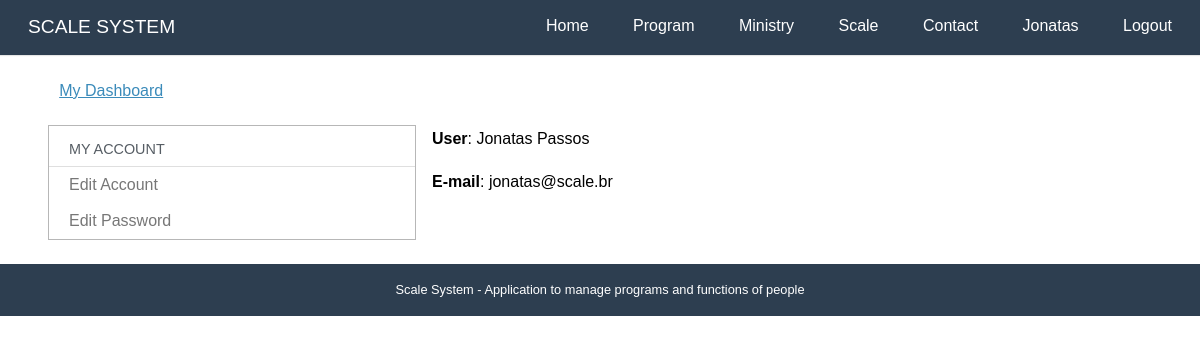
/conta/ (signed in), run on the app's committed database.
### accounts/models.py (models this page shows, shortened)
class User(AbstractBaseUser, PermissionsMixin):
    username = models.CharField(_('User Name'), max_length=30, unique=True,
        validators = [validators.RegexValidator(re.compile('^[\w.@+-]+$'),
            'O nome de usuário não pode conter letras, digitos ou os seguintes caracteres: @/./+/-/+')])
    email = models.EmailField(_('E-mail'), unique=True)
    name = models.CharField(_('Name'), max_length=100, blank=True)
    telefone = PhoneNumberField(_("Telegram Phone Number"), blank=True)
    name_telegram = models.SlugField(_("Telegram User Name"), blank=True)
    id_telegram = models.SlugField(_("Telegram ID"), blank=True)
    is_active = models.BooleanField(_('Is Active?'), blank=True, default=True)
    is_staff = models.BooleanField(_('Is Staff?'), blank=True, default=False)
    date_joined = models.DateTimeField(_('Entry date'), auto_now_add = True)
    first_access = models.BooleanField(_('Already logged in?'), blank=True, default=False)
    objects = UserManager()
    USERNAME_FIELD  = 'username'
    REQUIRED_FIELDS = ['email']
    def __str__(self):
        return self.name or self.username
    def get_full_name(self):
        return str(self)
    def get_first_name(self):
        return self.get_full_name().split()[0]
    class Meta:
        verbose_name= 'Usuário'
        verbose_name_plural = 'Usuários'
        ordering = ['username']

### accounts/views.py (the view)
# urls.py: path('', views.dashboard,  name='dashboard'),
@login_required
def dashboard(request):
    template_name = 'accounts/dashboard.html'
    return render(request, template_name)

### core/templatetags/call_method.py (called while the page is built)
@register.filter(name='has_group')
def has_group(user, group_name):
    return user.groups.filter(name=group_name).exists()

@register.filter(name='has_ministry')
def has_ministry(user):
    if my_engaged(user) or my_ministries(user):
        return True
    return False

### ministries/utils.py (called while the page is built)
def my_engaged(user):
    def m(x):
        return [x.ministry]
    def r(x,a):
        if x[0] and x[0] not in a:
            a.append(x[0])
        return a
    functions = list(Function.objects.filter(people = user))
    prog = ProgramTime.objects.filter(person = user)
    for pg in prog:
        functions.append(pg.function)
    if functions:
        return reduce(r,map(m,functions))
    else:
        return []

### accounts/templates/accounts/dashboard.html
{% extends "base.html" %}
{% load i18n %}
{% block content %}
<div class="pure-g-r content-ribbon">
    <div class="pure-u-1">
        <ul class="breadcrumb">
            {% block breadcrumb %}
            <li><a href="{% url 'accounts:dashboard' %}">{% translate "My Dashboard" %} </a></li>
            {% endblock %}
        </ul>
    </div>
    <div class="pure-u-1-3">
        <div class="pure-menu pure-menu-open">
            <a class="pure-menu-heading">{% translate "My Account" %}</a>
            <ul>
                <li><a href="{% url 'accounts:edit' %}">{% translate "Edit Account" %}</a></li>
                <li><a href="{% url 'accounts:edit_password' %}">{% translate "Edit Password" %}</a></li>
            </ul>
        </div>
    </div>
    <div class="pure-u-2-3">
        <div class="inner">
            {% block dashboard_content %}
            <p><strong>{% translate "User" %}</strong>: {{ user }}</p>
            <p><strong>{% translate "E-mail" %}</strong>: {{ user.email }}</p>
            {% endblock %}
        </div>
    </div>
</div>
{% endblock %}

### core/templates/base.html (shortened to what this page needs)
<!doctype html>
{% load static %}
{% load i18n call_method%}
<html lang="en">
<head>
    <link rel="stylesheet" href="{% static 'core/css/pure-min.css' %}">
    <link rel="stylesheet" href="{% static 'core/css/styles.css' %}" />
</head>
<body>
    <div class="header">
        <div class="home-menu pure-menu pure-menu-open pure-menu-horizontal pure-menu-fixed">
            <a class="pure-menu-heading" href="{% url 'core:home' %}">{% translate "SCALE SYSTEM"%}</a>
            <ul>
                <li class="pure-menu-selected"><a href="{% url 'core:home' %}">{% translate "Home" %}</a></li>
                <li><a href="{% url 'programs:dashboard' %}">{% translate "Program" %}</a></li>
                {% if user.is_authenticated %}
                <li><a href="{% url 'ministries:dashboard' %}">{% translate "Ministry" %}</a></li>
                {% if user|has_ministry %}
                <li><a href="{% url 'scales:dashboard' %}">{% translate "Scale" %}</a></li>
                {% endif %}
                {% endif %}
                <li><a href="{% url 'core:contact' %}">{% translate "Contact" %}</a></li>
                {% if user.is_authenticated %}
                <li><a href="{% url 'accounts:dashboard' %}">{{user.get_first_name}}</a></li>
                <li><a href="{% url 'accounts:logout' %}">{% translate "Logout" %}</a></li>
                {% else %}
                <li><a href="{% url 'accounts:login' %}">{% translate "Login" %}</a></li>
                {% endif %}
            </ul>
        </div>
    </div>
    <div class="content">
        {% block content %}{% endblock %}
        <div class="footer">
            {% translate 'Scale System - Application to manage programs and functions of people' %}
        </div>
    </div>
</body>
</html>

### core/static/core/css/pure-min.css (style rules this page uses)
html { font-size:100%;-ms-text-size-adjust:100%;-webkit-text-size-adjust:100% }
html,button,input,select,textarea { font-family:sans-serif }
body { margin:0 }
b,strong { font-weight:700 }
p,pre { margin:1em 0 }
dl,menu,ol,ul { margin:1em 0 }
menu,ol,ul { padding:0 0 0 40px }
.pure-u-1,.pure-u-1-2,.pure-u-1-3,.pure-u-2-3,.pure-u-1-4,.pure-u-3-4,.pure-u-1-5,.pure-u-2-5,.pure-u-3-5,.pure-u-4-5,.pure-u-1-6,.pure-u-5-6,.pure-u-1-8,.pure-u-3-8,.pure-u-5-8,.pure-u-7-8,.pure-u-1-12,.pure-u-5-12,.pure-u-7-12,.pure-u-11-12,.pure-u-1-24,.pure-u-5-24,.pure-u-7-24,.pure-u-11-24,.pure-u-13-24,.pure-u-17-24,.pure-u-19-24,.pure-u-23-24 { display:inline-block;*display:inline;zoom:1;letter-spacing:normal;word-spacing:normal;vertical-align:top;text-rendering:auto }
.pure-u-1 { width:100% }
.pure-u-1-3 { width:33.3333%;*width:33.3023% }
.pure-u-2-3 { width:66.6667%;*width:66.6357% }
.pure-g-r { letter-spacing:-.31em;*letter-spacing:normal;*word-spacing:-.43em;font-family:FreeSans,Arimo,"Droid Sans",Helvetica,Arial,sans-serif;display:-webkit-flex;-webkit-flex-flow:row wrap;display:-ms-flexbox;-ms-flex-flow:row wrap }
.pure-g-r [class *="pure-u"] { font-family:sans-serif }
.pure-menu ul { position:absolute;visibility:hidden }
.pure-menu.pure-menu-open { visibility:visible;z-index:2;width:100% }
.pure-menu ul { left:-10000px;list-style:none;margin:0;padding:0;top:-10000px;z-index:1 }
.pure-menu>ul { position:relative }
.pure-menu-open>ul { left:0;top:0;visibility:visible }
.pure-menu li { position:relative }
.pure-menu a,.pure-menu .pure-menu-heading { display:block;color:inherit;line-height:1.5em;padding:5px 20px;text-decoration:none;white-space:nowrap }
.pure-menu.pure-menu-horizontal>.pure-menu-heading { display:inline-block;*display:inline;zoom:1;margin:0;vertical-align:middle }
.pure-menu.pure-menu-horizontal>ul { display:inline-block;*display:inline;zoom:1;vertical-align:middle;height:2.4em }
.pure-menu li a { padding:5px 20px }
.pure-menu-fixed { position:fixed;top:0;left:0;width:100% }
.pure-menu-horizontal li { display:inline-block;*display:inline;zoom:1;vertical-align:middle }
.pure-menu.pure-menu-open,.pure-menu.pure-menu-horizontal li .pure-menu-children { background:#fff;border:1px solid #b7b7b7 }
.pure-menu.pure-menu-horizontal,.pure-menu.pure-menu-horizontal .pure-menu-heading { border:0 }
.pure-menu a { border:1px solid transparent;border-left:0;border-right:0 }
.pure-menu a,.pure-menu .pure-menu-can-have-children>li:after { color:#777 }
.pure-menu .pure-menu-heading { color:#565d64;text-transform:uppercase;font-size:90%;margin-top:.5em;border-bottom-width:1px;border-bottom-style:solid;border-bottom-color:#dfdfdf }
.pure-menu .pure-menu-selected a { color:#000 }
.pure-menu.pure-menu-open.pure-menu-fixed { border:0;border-bottom:1px solid #b7b7b7 }

### core/static/core/css/styles.css (style rules this page uses)
* { -webkit-box-sizing: border-box; -moz-box-sizing: border-box; box-sizing: border-box; }
body { margin: 0 auto; line-height: 1.7em; }
a { color: #3b8bba; }
.content { padding-top: 2em; }
.header { margin: 0 0; }
.header .pure-menu { padding: 0.5em; background-color: #2d3e50; }
.header .pure-menu a { color: #fff; }
.header .pure-menu-heading { float: left; }
.header ul { float: right; }
.home-menu { padding: 0.5em; text-align: left; box-shadow: 0 1px 1px rgba(0,0,0, 0.10); }
.home-menu.pure-menu-open { background: #2d3e50; }
.pure-menu.pure-menu-open.pure-menu-fixed { border-bottom: none; z-index: 4; }
.home-menu .pure-menu-heading { color: white; font-weight: 400; font-size: 120%; }
.home-menu .pure-menu-selected a { color: white; }
.home-menu a { color: #6FBEF3; }
.content .content-ribbon { margin: 1.5em 3em; }
.footer { background: #2d3e50; color: #fff; text-align: center; padding: 1em; font-size: 80%; }
.inner { padding: 0em 1em; }
.inner p { margin-top: 0; }
ul.breadcrumb { padding: 0; }
ul.breadcrumb li { display: inline-block; }
ul.breadcrumb li a { display: inline-block; padding: 0.3em 0.7em; }

### data on the page
User: get_first_name "Jonatas", name "Jonatas Passos", email "jonatas@scale.br"
